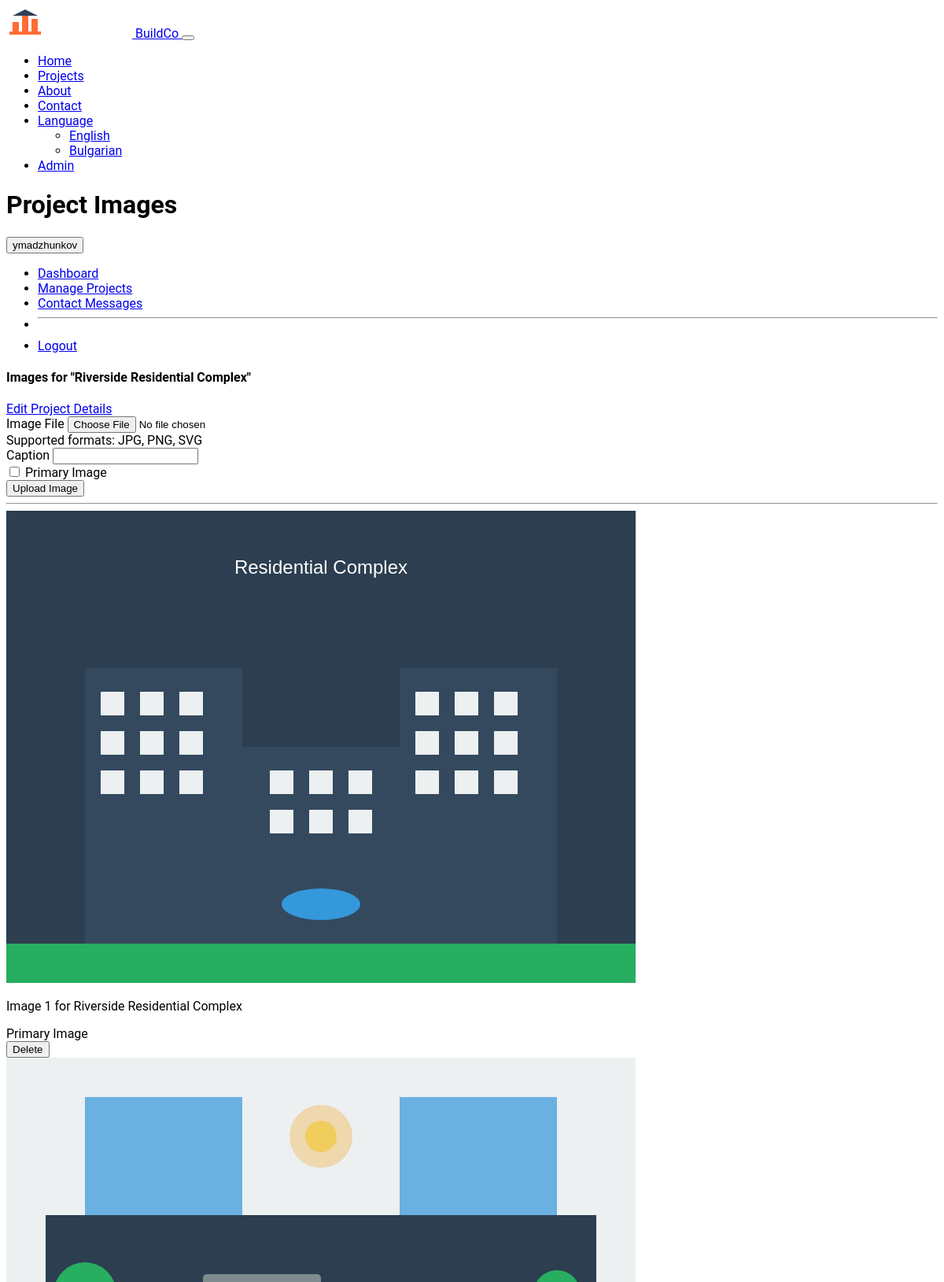
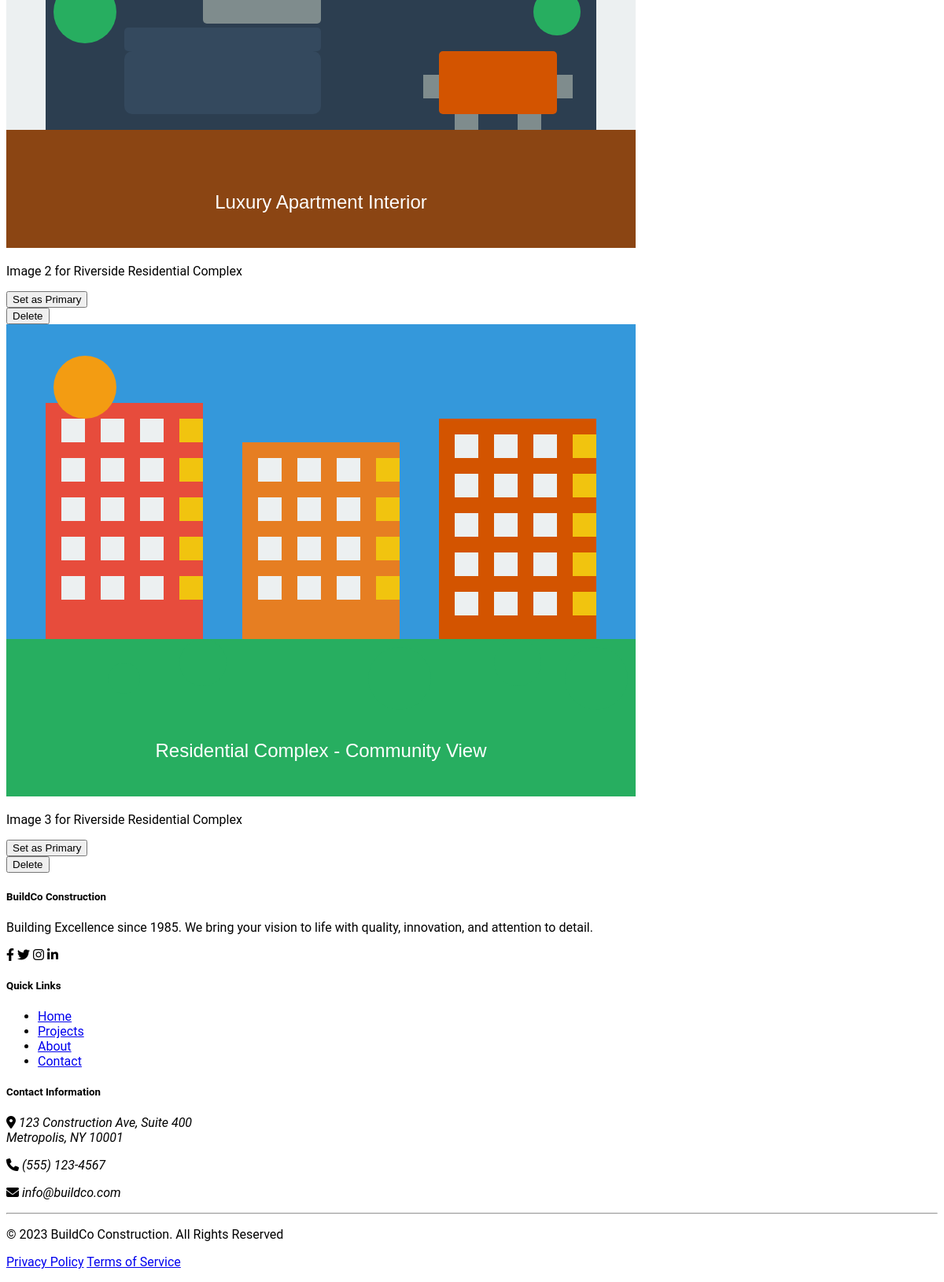
Page /admin/projects/7/images (signed in) on the committed database (2 pictures, top to bottom).
### models.py (models this page shows, shortened)
class User(UserMixin, db.Model):
    id = db.Column(db.Integer, primary_key=True)
    username = db.Column(db.String(64), unique=True, nullable=False)
    email = db.Column(db.String(120), unique=True, nullable=False)
    password_hash = db.Column(db.String(256))
    is_admin = db.Column(db.Boolean, default=False)
    created_at = db.Column(db.DateTime, default=datetime.utcnow)

class Project(db.Model):
    id = db.Column(db.Integer, primary_key=True)
    title = db.Column(db.String(100), nullable=False)
    slug = db.Column(db.String(120), unique=True, nullable=False)
    description = db.Column(db.Text, nullable=False)
    client = db.Column(db.String(100), nullable=False)
    location = db.Column(db.String(150), nullable=False)
    completion_date = db.Column(db.Date, default=datetime.utcnow)
    square_footage = db.Column(db.Integer)
    project_type = db.Column(db.String(50))
    featured = db.Column(db.Boolean, default=False)
    created_at = db.Column(db.DateTime, default=datetime.utcnow)
    images = db.relationship('ProjectImage', backref='project', cascade='all, delete-orphan')

class ProjectImage(db.Model):
    id = db.Column(db.Integer, primary_key=True)
    filename = db.Column(db.String(255), nullable=False)
    caption = db.Column(db.String(255))
    is_primary = db.Column(db.Boolean, default=False)
    project_id = db.Column(db.Integer, db.ForeignKey('project.id'), nullable=False)
    created_at = db.Column(db.DateTime, default=datetime.utcnow)

### routes.py (the view)
@app.route('/admin/projects/<int:project_id>/images')
@login_required
def admin_project_images(project_id):
    project = Project.query.get_or_404(project_id)
    form = ProjectImageForm()
    return render_template('admin/project_images.html',
                          title='Project Images',
                          project=project,
                          form=form)

### forms.py
class ProjectImageForm(FlaskForm):
    image = FileField('Image File', validators=[FileRequired(), FileAllowed(['jpg', 'jpeg', 'png', 'svg'], 'Images only!')])
    caption = StringField('Caption', validators=[Optional(), Length(max=255)])
    is_primary = BooleanField('Primary Image')
    submit = SubmitField('Upload Image')

### app.py (called while the page is built)
def get_locale():
    if 'language' in session:
        return session['language']
    return request.accept_languages.best_match(app.config['BABEL_SUPPORTED_LOCALES'])

@login_manager.user_loader
def load_user(user_id):
    from models import User
    return User.query.get(int(user_id))

@app.before_request
def before_request():
    g.lang_code = session.get('language', request.accept_languages.best_match(app.config['BABEL_SUPPORTED_LOCALES']) or 'en')

### templates/admin/project_images.html (shortened to what this page needs)
{% extends "admin/base.html" %}
{% block admin_content %}
<div class="card shadow-sm mb-4">
    <div class="card-header d-flex justify-content-between align-items-center">
        <h4 class="mb-0">Images for "{{ project.title }}"</h4>
        <a href="{{ url_for('admin_edit_project', project_id=project.id) }}" class="btn btn-outline-primary btn-sm">Edit Project Details</a>
    </div>
    <div class="card-body">
        <form method="post" action="{{ url_for('admin_add_project_image', project_id=project.id) }}" enctype="multipart/form-data" class="mb-4">
            <div class="row g-3">
                <div class="col-md-4">
                    {{ form.image.label(class="form-label") }}
                    {% if form.image.errors %}
                        {{ form.image(class="form-control is-invalid") }}
                        <div class="invalid-feedback">
                            {% for error in form.image.errors %}
                                {{ error }}
                            {% endfor %}
                        </div>
                    {% else %}
                        {{ form.image(class="form-control") }}
                    {% endif %}
                    <div class="form-text">Supported formats: JPG, PNG, SVG</div>
                </div>
                <div class="col-md-5">
                    {{ form.caption.label(class="form-label") }}
                    {% if form.caption.errors %}
                        {{ form.caption(class="form-control is-invalid") }}
                        <div class="invalid-feedback">
                            {% for error in form.caption.errors %}
                                {{ error }}
                            {% endfor %}
                        </div>
                    {% else %}
                        {{ form.caption(class="form-control") }}
                    {% endif %}
                </div>
                <div class="col-md-2 d-flex align-items-center">
                    <div class="form-check">
                        {{ form.is_primary(class="form-check-input") }}
                        {{ form.is_primary.label(class="form-check-label") }}
                    </div>
                </div>
                <div class="col-md-1 d-flex align-items-end">
                    {{ form.submit(class="btn btn-primary") }}
                </div>
            </div>
        </form>
        <hr class="my-4">
        <div class="row g-4">
            {% for image in project.images %}
            <div class="col-md-3">
                <div class="card h-100">
                    <img src="{{ image.filename }}" class="card-img-top" alt="{{ project.title }}">
                    <div class="card-body p-3">
                        <p class="card-text mb-2">{{ image.caption or 'No caption' }}</p>
                        {% if image.is_primary %}
                        <span class="badge bg-primary mb-2">Primary Image</span>
                        {% else %}
                        <form action="{{ url_for('admin_set_primary_image', project_id=project.id, image_id=image.id) }}" method="post">
                            <button type="submit" class="btn btn-sm btn-outline-primary mb-2">Set as Primary</button>
                        </form>
                        {% endif %}
                        <form action="{{ url_for('admin_delete_project_image', project_id=project.id, image_id=image.id) }}" method="post" onsubmit="return confirm('Are you sure you want to delete this image?');">
                            <button type="submit" class="btn btn-sm btn-outline-danger">Delete</button>
                        </form>
                    </div>
                </div>
            </div>
            {% else %}
            <div class="col-12">
                <div class="alert alert-info">
                    <i class="bi bi-info-circle me-2"></i> No images have been added to this project yet.
                </div>
            </div>
            {% endfor %}
        </div>
    </div>
</div>
{% endblock %}

### templates/admin/base.html (shortened to what this page needs)
{% extends "base.html" %}
{% block content %}
<div class="container pt-4 pb-4">
    <div class="row mb-4">
        <div class="col-md-8">
            <h1 class="display-5 fw-bold">{{ title }}</h1>
        </div>
        <div class="col-md-4 text-md-end d-flex align-items-center justify-content-md-end">
            {% if current_user.is_authenticated %}
            <div class="dropdown">
                <button class="btn btn-outline-primary dropdown-toggle" type="button" id="adminDropdown" data-bs-toggle="dropdown" aria-expanded="false">
                     {{ current_user.username }}
                </button>
                <ul class="dropdown-menu" aria-labelledby="adminDropdown">
                    <li><a class="dropdown-item" href="{{ url_for('admin_dashboard') }}">Dashboard</a></li>
                    <li><a class="dropdown-item" href="{{ url_for('admin_projects') }}">Manage Projects</a></li>
                    <li><a class="dropdown-item" href="{{ url_for('admin_messages') }}">Contact Messages</a></li>
                    <li><hr class="dropdown-divider"></li>
                    <li><a class="dropdown-item" href="{{ url_for('admin_logout') }}">Logout</a></li>
                </ul>
            </div>
            {% else %}
            <a href="{{ url_for('admin_login') }}" class="btn btn-primary">Login</a>
            {% endif %}
        </div>
    </div>
    {% block admin_content %}{% endblock %}
</div>
{% endblock %}

### static/css/custom.css (style rules this page uses)
:root { --construction-primary: #FF6B35; --construction-secondary: #2E4057; --construction-accent: #FFB563; --construction-light: #E6E8E6; --construction-dark: #1A1A1A; }
body { font-family: 'Roboto', 'Segoe UI', sans-serif; overflow-x: hidden; }
h1, h2, h3, h4, h5, h6 { font-weight: 700; }

### rows in the picture
User: username "ymadzhunkov"
Project: title "Riverside Residential Complex"
ProjectImage: filename (placeholder picture), caption "Image 1 for Riverside Residential Complex", is_primary "Primary Image"
ProjectImage: filename (placeholder picture), caption "Image 2 for Riverside Residential Complex"
ProjectImage: filename (placeholder picture), caption "Image 3 for Riverside Residential Complex"

### other values in the picture
{{ title }} "Project Images"
